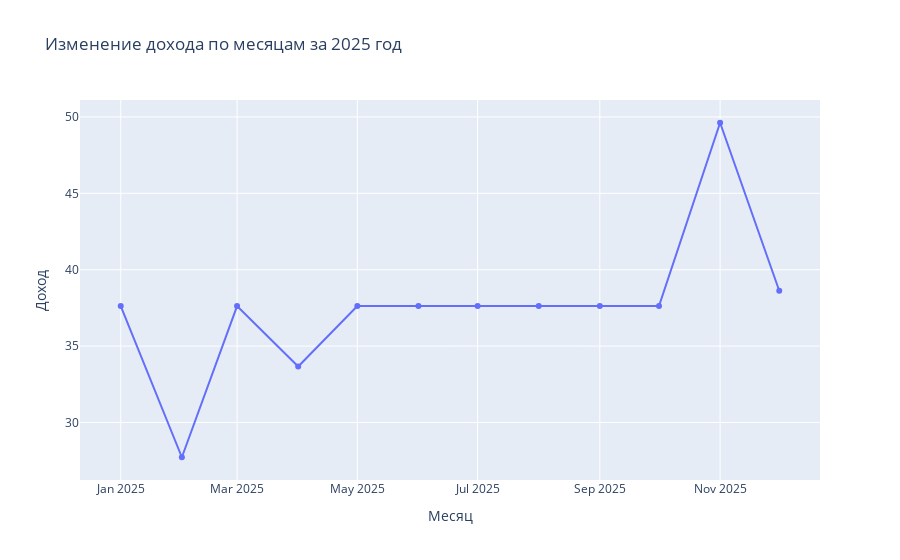

This figure's notebook cell:
### Code cell
fig = px.line(monthly_revenue, 
              x="year_month", 
              y="total", 
              title="Изменение дохода по месяцам за 2025 год",
              labels={"year_month": "Месяц", "total": "Доход"},
              markers=True)

fig.show()

### Figure 1 — Plotly figure (JSON) as saved in the notebook; plotly's stock layout.template omitted (floating-point values rounded to 4 significant figures)
{"data": [{"hovertemplate": "Месяц=%{x}<br>Доход=%{y}<extra></extra>", "legendgroup": "", "line": {"color": "#636efa", "dash": "solid"}, "marker": {"symbol": "circle"}, "mode": "lines+markers", "name": "", "orientation": "v", "showlegend": false, "type": "scatter", "x": ["2025-01", "2025-02", "2025-03", "2025-04", "2025-05", "2025-06", "2025-07", "2025-08", "2025-09", "2025-10", "2025-11", "2025-12"], "xaxis": "x", "y": [37.62, 27.72, 37.62, 33.66, 37.62, 37.62, 37.62, 37.62, 37.62, 37.62, 49.62, 38.62], "yaxis": "y"}], "layout": {"legend": {"tracegroupgap": 0}, "title": {"text": "Изменение дохода по месяцам за 2025 год"}, "xaxis": {"anchor": "y", "domain": [0, 1], "title": {"text": "Месяц"}}, "yaxis": {"anchor": "x", "domain": [0, 1], "title": {"text": "Доход"}}}}
